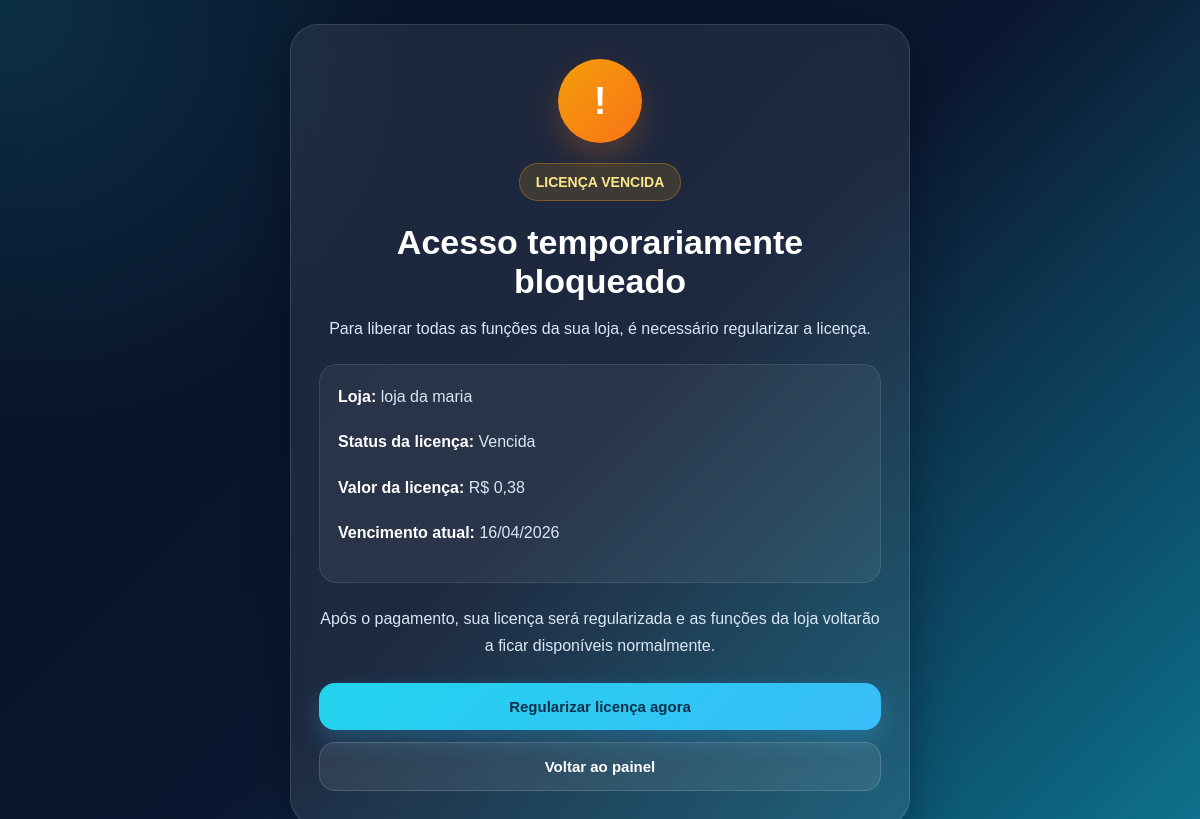
Screenshot of /painel/licenca-bloqueada/ (signed in) with the database file from the repository.
### lojas/models.py (models this page shows, shortened)
class Loja(models.Model):
    tipo_loja = models.CharField(
        max_length=30,
        choices=TIPOS_LOJA,
        default="outros",
        verbose_name="Tipo da loja"
    )
    dono = models.OneToOneField(
        User,
        on_delete=models.CASCADE,
        related_name="loja"
    )
    nome = models.CharField(max_length=150)
    slug = models.SlugField(max_length=160, unique=True, blank=True)
    descricao = models.TextField(blank=True, null=True)
    logo = models.ImageField(upload_to="lojas/", blank=True, null=True)
    email_comercial = models.EmailField(blank=True, null=True)
    telefone = models.CharField(max_length=30, blank=True, null=True)
    cnpj = models.CharField(max_length=30, blank=True, null=True)
    endereco = models.CharField(max_length=255, blank=True, null=True)
    banner_titulo = models.CharField(max_length=150, blank=True, null=True)
    banner_subtitulo = models.CharField(max_length=255, blank=True, null=True)
    banner_botao_texto = models.CharField(max_length=100, blank=True, null=True)
    banner_botao_link = models.CharField(max_length=255, blank=True, null=True)
    banner_cor_inicio = models.CharField(max_length=20, blank=True, null=True)
    banner_cor_fim = models.CharField(max_length=20, blank=True, null=True)
    banner_imagem = models.ImageField(upload_to="banners/", blank=True, null=True)
    texto_busca = models.CharField(max_length=150, blank=True, null=True)
    ativa = models.BooleanField(default=True)
    valor_licenca = models.DecimalField(max_digits=10, decimal_places=2, default=59.90)
    data_ultimo_pagamento = models.DateField(blank=True, null=True)
    data_vencimento_licenca = models.DateField(blank=True, null=True)
    status_licenca = models.CharField(
        max_length=20,
        choices=STATUS_LICENCA_CHOICES,
        default="pendente"
    )
    dominio = models.CharField(max_length=255, blank=True, null=True)
    link_pagamento = models.URLField(blank=True, null=True)
    chave_pix = models.CharField(max_length=255, blank=True, null=True)
    pix_copia_cola = models.TextField(blank=True, null=True)
    nome_recebedor = models.CharField(max_length=150, blank=True, null=True)
    whatsapp_financeiro = models.CharField(max_length=30, blank=True, null=True)
    aceitar_pix = models.BooleanField(default=True)
    aceitar_cartao = models.BooleanField(default=True)
    aceitar_whatsapp_financeiro = models.BooleanField(default=True)
    observacoes_licenca = models.TextField(blank=True, null=True)
    mp_preapproval_id = models.CharField(max_length=120, blank=True, null=True)
    mp_preapproval_status = models.CharField(max_length=50, blank=True, null=True)
    mp_preapproval_init_point = models.TextField(blank=True, null=True)
    cobranca_automatica_ativa = models.BooleanField(default=False)
    criado_em = models.DateTimeField(auto_now_add=True)
    atualizado_em = models.DateTimeField(auto_now=True)
    class Meta:
        ordering = ["nome"]
    def save(self, *args, **kwargs):
        super().save(*args, **kwargs)
    def verificar_licenca(self):
        hoje = timezone.localdate()
        if not self.data_vencimento_licenca:
            self.status_licenca = "pendente"
            self.ativa = False
            self.save(update_fields=["status_licenca", "ativa", "atualizado_em"])
            return
        if hoje > self.data_vencimento_licenca:
            self.status_licenca = "vencida"
            self.ativa = False
        else:
            self.status_licenca = "ativa"
            self.ativa = True
        self.save(update_fields=["status_licenca", "ativa", "atualizado_em"])

### lojas/views.py (the view)
# urls.py: path("painel/licenca-bloqueada/", licenca_bloqueada, name="licenca_bloqueada"),
@login_required
def licenca_bloqueada(request):
    loja = get_loja_do_dono(request)
    if not loja:
        return redirect("login_loja")
    loja.verificar_licenca()
    if loja.status_licenca == "ativa" and loja.ativa:
        return redirect("painel_loja")
    return render(request, "licenca_bloqueada.html", {
        "loja": loja,
    })

### lojas/views.py (called while the page is built)
def get_loja_do_dono(request):
    if not request.user.is_authenticated:
        return None
    loja = Loja.objects.filter(dono=request.user).first()
    if loja:
        loja.verificar_licenca()
    return loja

### templates/licenca_bloqueada.html (shortened to what this page needs)
<!DOCTYPE html>
<html lang="pt-BR">
<head>
</head>
<body>
    <div class="card">
        <div class="icone">!</div>
        <div class="status">
            {% if loja.status_licenca == "vencida" %}
                Licença vencida
            {% else %}
                Licença pendente
            {% endif %}
        </div>
        <h1>Acesso temporariamente bloqueado</h1>
        <p>
            Para liberar todas as funções da sua loja, é necessário regularizar a licença.
        </p>
        <div class="box">
            <p><strong>Loja:</strong> {{ loja.nome }}</p>
            <p><strong>Status da licença:</strong> {{ loja.get_status_licenca_display }}</p>
            <p><strong>Valor da licença:</strong> R$ {{ loja.valor_licenca|floatformat:2 }}</p>
            {% if loja.data_vencimento_licenca %}
                <p><strong>Vencimento atual:</strong> {{ loja.data_vencimento_licenca|date:"d/m/Y" }}</p>
            {% endif %}
        </div>
        <p>
            Após o pagamento, sua licença será regularizada e as funções da loja voltarão a ficar disponíveis normalmente.
        </p>
        <div class="acoes">
            <a href="{% url 'financeiro_loja' %}" class="btn btn-primary">
                Regularizar licença agora
            </a>
            <a href="{% url 'painel_loja' %}" class="btn btn-secondary">
                Voltar ao painel
            </a>
        </div>
    </div>
</body>
</html>

### templates/licenca_bloqueada.html (style rules this page uses)
* { margin:0; padding:0; box-sizing:border-box; }
body { font-family:Arial, sans-serif; background: radial-gradient(circle at top left, rgba(34,211,238,0.16), transparent 30%), linear-gradient(135deg, #071126 0%, #0b1730 50%, #0e7490 100%); min-height:100vh; display:flex; align-items:center; justify-content:center; padding:24px; color:#e5eefc; }
.card { width:100%; max-width:620px; background:rgba(255,255,255,0.08); border:1px solid rgba(255,255,255,0.12); backdrop-filter:blur(10px); border-radius:28px; padding:34px 28px; box-shadow:0 18px 45px rgba(2,6,23,0.35); text-align:center; }
.icone { width:84px; height:84px; border-radius:50%; margin:0 auto 20px; display:flex; align-items:center; justify-content:center; font-size:38px; font-weight:bold; color:#fff; background:linear-gradient(135deg,#f59e0b,#f97316); box-shadow:0 14px 30px rgba(249,115,22,0.25); }
h1 { font-size:34px; color:#ffffff; margin-bottom:14px; }
p { color:#dbe7f5; line-height:1.7; font-size:16px; margin-bottom:18px; }
.status { display:inline-block; margin-bottom:22px; padding:10px 16px; border-radius:999px; background:rgba(245,158,11,0.15); border:1px solid rgba(245,158,11,0.35); color:#fde68a; font-weight:800; font-size:14px; text-transform:uppercase; }
.box { margin:22px 0; padding:18px; background:rgba(255,255,255,0.06); border:1px solid rgba(255,255,255,0.10); border-radius:18px; text-align:left; }
.box strong { color:#ffffff; }
.acoes { display:flex; flex-direction:column; gap:12px; margin-top:24px; }
.btn { display:block; width:100%; padding:15px 18px; border-radius:16px; text-decoration:none; font-weight:800; font-size:15px; text-align:center; transition:0.2s ease; }
.btn-primary { background:linear-gradient(135deg,#22d3ee,#38bdf8); color:#082f49; box-shadow:0 10px 25px rgba(56,189,248,0.26); }
.btn-secondary { background:rgba(255,255,255,0.08); color:#ffffff; border:1px solid rgba(255,255,255,0.14); }

### rows the page displays
Loja: nome "loja da maria", status_licenca "Vencida", valor_licenca "0,38", data_vencimento_licenca "16/04/2026"
